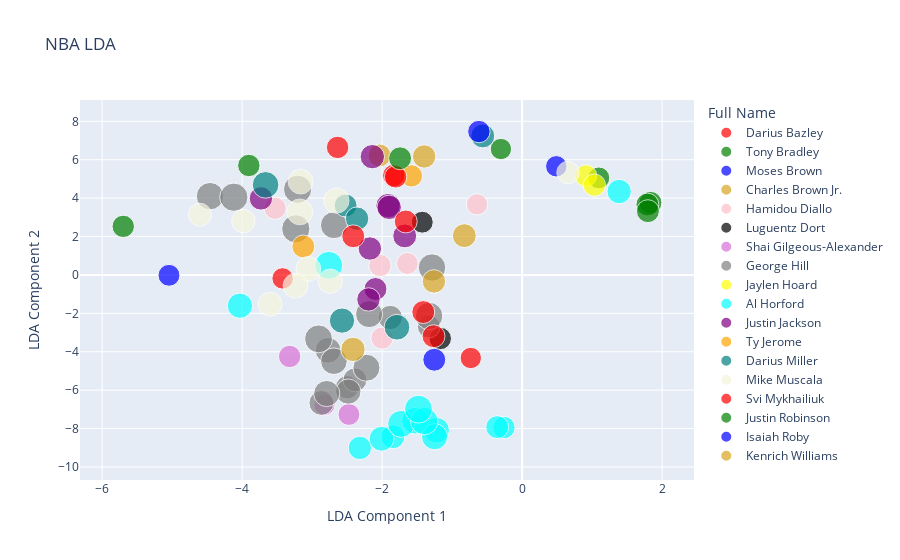

The notebook cell this image was saved under:
### Code cell
import plotly.graph_objects as go
#G1= ['#636EFA', '#EF553B', '#00CC96', '#FB63FA', '#FFA15A', '#19D3F3', '#FF6692', '#B6E880', '#FF97FF', '#FECB52']
fig = px.scatter(x_lda,
                 x=x_lda[:,4],
                 y=x_lda[:,5],
                 size = x_lda[:,2].astype('int'),
                 #symbol = w,
                 #animation_frame=all_yrs,
                color=names, 
                color_discrete_sequence=["red", "green", "blue", "goldenrod", "pink","black","orchid","gray","yellow","cyan","purple","orange","teal","beige"],
                labels={
                     "x": "LDA Component 1",
                     "y": "LDA Component 2",
                     "color":"Full Name",
                     "size":"Age"
                 },
                 title="NBA LDA")
#fig.update_layout(xaxis_title='PCA'+ " Component " + str(option1),
                   #yaxis_title='PCA'+ " Component " + str(option2))
fig.show()

### Figure 1 — Plotly figure (JSON) as saved in the notebook; plotly's stock layout.template omitted (floating-point values rounded to 4 significant figures)
{"data": [{"hovertemplate": "Full Name=Darius Bazley<br>LDA Component 1=%{x}<br>LDA Component 2=%{y}<br>Age=%{marker.size}<extra></extra>", "legendgroup": "Darius Bazley", "marker": {"color": "red", "size": [20, 20], "sizemode": "area", "sizeref": 0.0875, "symbol": "circle"}, "mode": "markers", "name": "Darius Bazley", "orientation": "v", "showlegend": true, "type": "scatter", "x": [-3.422, -0.7331], "xaxis": "x", "y": [-0.1794, -4.325], "yaxis": "y"}, {"hovertemplate": "Full Name=Tony Bradley<br>LDA Component 1=%{x}<br>LDA Component 2=%{y}<br>Age=%{marker.size}<extra></extra>", "legendgroup": "Tony Bradley", "marker": {"color": "green", "size": [20, 21, 22, 23, 23, 23], "sizemode": "area", "sizeref": 0.0875, "symbol": "circle"}, "mode": "markers", "name": "Tony Bradley", "orientation": "v", "showlegend": true, "type": "scatter", "x": [-0.3028, 1.096, -5.699, 1.834, 1.79, 1.797], "xaxis": "x", "y": [6.557, 5.053, 2.529, 3.757, 3.664, 3.321], "yaxis": "y"}, {"hovertemplate": "Full Name=Moses Brown<br>LDA Component 1=%{x}<br>LDA Component 2=%{y}<br>Age=%{marker.size}<extra></extra>", "legendgroup": "Moses Brown", "marker": {"color": "blue", "size": [20, 21], "sizemode": "area", "sizeref": 0.0875, "symbol": "circle"}, "mode": "markers", "name": "Moses Brown", "orientation": "v", "showlegend": true, "type": "scatter", "x": [0.4878, -5.045], "xaxis": "x", "y": [5.659, -0.01947], "yaxis": "y"}, {"hovertemplate": "Full Name=Charles Brown Jr.<br>LDA Component 1=%{x}<br>LDA Component 2=%{y}<br>Age=%{marker.size}<extra></extra>", "legendgroup": "Charles Brown Jr.", "marker": {"color": "goldenrod", "size": [23, 24], "sizemode": "area", "sizeref": 0.0875, "symbol": "circle"}, "mode": "markers", "name": "Charles Brown Jr.", "orientation": "v", "showlegend": true, "type": "scatter", "x": [-2.037, -1.4], "xaxis": "x", "y": [6.223, 6.17], "yaxis": "y"}, {"hovertemplate": "Full Name=Hamidou Diallo<br>LDA Component 1=%{x}<br>LDA Component 2=%{y}<br>Age=%{marker.size}<extra></extra>", "legendgroup": "Hamidou Diallo", "marker": {"color": "pink", "size": [20, 21, 22, 22, 22], "sizemode": "area", "sizeref": 0.0875, "symbol": "circle"}, "mode": "markers", "name": "Hamidou Diallo", "orientation": "v", "showlegend": true, "type": "scatter", "x": [-0.6449, -1.64, -2.031, -3.53, -2.001], "xaxis": "x", "y": [3.673, 0.598, 0.4898, 3.476, -3.289], "yaxis": "y"}, {"hovertemplate": "Full Name=Luguentz Dort<br>LDA Component 1=%{x}<br>LDA Component 2=%{y}<br>Age=%{marker.size}<extra></extra>", "legendgroup": "Luguentz Dort", "marker": {"color": "black", "size": [21, 22], "sizemode": "area", "sizeref": 0.0875, "symbol": "circle"}, "mode": "markers", "name": "Luguentz Dort", "orientation": "v", "showlegend": true, "type": "scatter", "x": [-1.426, -1.169], "xaxis": "x", "y": [2.747, -3.311], "yaxis": "y"}, {"hovertemplate": "Full Name=Shai Gilgeous-Alexander<br>LDA Component 1=%{x}<br>LDA Component 2=%{y}<br>Age=%{marker.size}<extra></extra>", "legendgroup": "Shai Gilgeous-Alexander", "marker": {"color": "orchid", "size": [20, 21, 22], "sizemode": "area", "sizeref": 0.0875, "symbol": "circle"}, "mode": "markers", "name": "Shai Gilgeous-Alexander", "orientation": "v", "showlegend": true, "type": "scatter", "x": [-2.825, -2.475, -3.322], "xaxis": "x", "y": [-6.762, -7.267, -4.245], "yaxis": "y"}, {"hovertemplate": "Full Name=George Hill<br>LDA Component 1=%{x}<br>LDA Component 2=%{y}<br>Age=%{marker.size}<extra></extra>", "legendgroup": "George Hill", "marker": {"color": "gray", "size": [23, 24, 25, 26, 27, 28, 29, 30, 31, 32, 32, 32, 33, 33, 33, 34, 35, 35, 35], "sizemode": "area", "sizeref": 0.0875, "symbol": "circle"}, "mode": "markers", "name": "George Hill", "orientation": "v", "showlegend": true, "type": "scatter", "x": [-1.333, -2.499, -2.389, -1.884, -2.868, -2.483, -2.772, -2.792, -2.689, -2.186, -2.688, -2.224, -4.459, -1.287, -1.329, -2.909, -4.118, -3.207, -3.234], "xaxis": "x", "y": [-2.688, -5.846, -5.466, -2.216, -6.665, -6.073, -3.925, -6.176, -4.493, -2.04, 2.591, -4.834, 4.102, 0.3858, -2.137, -3.328, 4.048, 4.461, 2.401], "yaxis": "y"}, {"hovertemplate": "Full Name=Jaylen Hoard<br>LDA Component 1=%{x}<br>LDA Component 2=%{y}<br>Age=%{marker.size}<extra></extra>", "legendgroup": "Jaylen Hoard", "marker": {"color": "yellow", "size": [21, 22], "sizemode": "area", "sizeref": 0.0875, "symbol": "circle"}, "mode": "markers", "name": "Jaylen Hoard", "orientation": "v", "showlegend": true, "type": "scatter", "x": [0.9106, 1.032], "xaxis": "x", "y": [5.17, 4.677], "yaxis": "y"}, {"hovertemplate": "Full Name=Al Horford<br>LDA Component 1=%{x}<br>LDA Component 2=%{y}<br>Age=%{marker.size}<extra></extra>", "legendgroup": "Al Horford", "marker": {"color": "cyan", "size": [22, 23, 24, 25, 26, 27, 28, 29, 30, 31, 32, 33, 34, 34], "sizemode": "area", "sizeref": 0.0875, "symbol": "circle"}, "mode": "markers", "name": "Al Horford", "orientation": "v", "showlegend": true, "type": "scatter", "x": [-0.2598, -0.3561, -2.319, -1.846, 1.386, -2.009, -4.032, -1.222, -1.251, -1.529, -1.728, -1.398, -1.481, -2.763], "xaxis": "x", "y": [-7.944, -7.924, -9.007, -8.428, 4.344, -8.531, -1.602, -8.09, -8.427, -7.594, -7.755, -7.611, -6.99, 0.5027], "yaxis": "y"}, {"hovertemplate": "Full Name=Justin Jackson<br>LDA Component 1=%{x}<br>LDA Component 2=%{y}<br>Age=%{marker.size}<extra></extra>", "legendgroup": "Justin Jackson", "marker": {"color": "purple", "size": [23, 24, 24, 24, 25, 26, 26, 26], "sizemode": "area", "sizeref": 0.0875, "symbol": "circle"}, "mode": "markers", "name": "Justin Jackson", "orientation": "v", "showlegend": true, "type": "scatter", "x": [-2.095, -2.175, -3.731, -2.195, -1.677, -1.915, -2.14, -1.899], "xaxis": "x", "y": [-0.7321, 1.376, 3.987, -1.275, 2.033, 3.608, 6.16, 3.519], "yaxis": "y"}, {"hovertemplate": "Full Name=Ty Jerome<br>LDA Component 1=%{x}<br>LDA Component 2=%{y}<br>Age=%{marker.size}<extra></extra>", "legendgroup": "Ty Jerome", "marker": {"color": "orange", "size": [22, 23], "sizemode": "area", "sizeref": 0.0875, "symbol": "circle"}, "mode": "markers", "name": "Ty Jerome", "orientation": "v", "showlegend": true, "type": "scatter", "x": [-1.582, -3.126], "xaxis": "x", "y": [5.157, 1.482], "yaxis": "y"}, {"hovertemplate": "Full Name=Darius Miller<br>LDA Component 1=%{x}<br>LDA Component 2=%{y}<br>Age=%{marker.size}<extra></extra>", "legendgroup": "Darius Miller", "marker": {"color": "teal", "size": [23, 24, 25, 28, 29, 31], "sizemode": "area", "sizeref": 0.0875, "symbol": "circle"}, "mode": "markers", "name": "Darius Miller", "orientation": "v", "showlegend": true, "type": "scatter", "x": [-2.522, -2.358, -0.5622, -2.573, -1.788, -3.665], "xaxis": "x", "y": [3.615, 2.931, 7.238, -2.377, -2.723, 4.691], "yaxis": "y"}, {"hovertemplate": "Full Name=Mike Muscala<br>LDA Component 1=%{x}<br>LDA Component 2=%{y}<br>Age=%{marker.size}<extra></extra>", "legendgroup": "Mike Muscala", "marker": {"color": "beige", "size": [22, 23, 24, 25, 26, 27, 27, 27, 28, 29], "sizemode": "area", "sizeref": 0.0875, "symbol": "circle"}, "mode": "markers", "name": "Mike Muscala", "orientation": "v", "showlegend": true, "type": "scatter", "x": [0.6551, -4.603, -3.982, -3.601, -2.741, -3.054, -3.165, -3.237, -2.653, -3.176], "xaxis": "x", "y": [5.332, 3.14, 2.804, -1.524, -0.3256, 0.3116, 4.861, -0.5602, 3.872, 3.282], "yaxis": "y"}, {"hovertemplate": "Full Name=Svi Mykhailiuk<br>LDA Component 1=%{x}<br>LDA Component 2=%{y}<br>Age=%{marker.size}<extra></extra>", "legendgroup": "Svi Mykhailiuk", "marker": {"color": "red", "size": [22, 22, 22, 23, 23, 23, 23], "sizemode": "area", "sizeref": 0.0875, "symbol": "circle"}, "mode": "markers", "name": "Svi Mykhailiuk", "orientation": "v", "showlegend": true, "type": "scatter", "x": [-1.833, -2.636, -1.807, -1.412, -1.662, -2.412, -1.265], "xaxis": "x", "y": [5.18, 6.641, 5.108, -1.932, 2.784, 2.013, -3.192], "yaxis": "y"}, {"hovertemplate": "Full Name=Justin Robinson<br>LDA Component 1=%{x}<br>LDA Component 2=%{y}<br>Age=%{marker.size}<extra></extra>", "legendgroup": "Justin Robinson", "marker": {"color": "green", "size": [22, 23], "sizemode": "area", "sizeref": 0.0875, "symbol": "circle"}, "mode": "markers", "name": "Justin Robinson", "orientation": "v", "showlegend": true, "type": "scatter", "x": [-3.904, -1.743], "xaxis": "x", "y": [5.699, 6.075], "yaxis": "y"}, {"hovertemplate": "Full Name=Isaiah Roby<br>LDA Component 1=%{x}<br>LDA Component 2=%{y}<br>Age=%{marker.size}<extra></extra>", "legendgroup": "Isaiah Roby", "marker": {"color": "blue", "size": [22, 23], "sizemode": "area", "sizeref": 0.0875, "symbol": "circle"}, "mode": "markers", "name": "Isaiah Roby", "orientation": "v", "showlegend": true, "type": "scatter", "x": [-0.6174, -1.255], "xaxis": "x", "y": [7.468, -4.416], "yaxis": "y"}, {"hovertemplate": "Full Name=Kenrich Williams<br>LDA Component 1=%{x}<br>LDA Component 2=%{y}<br>Age=%{marker.size}<extra></extra>", "legendgroup": "Kenrich Williams", "marker": {"color": "goldenrod", "size": [24, 25, 26], "sizemode": "area", "sizeref": 0.0875, "symbol": "circle"}, "mode": "markers", "name": "Kenrich Williams", "orientation": "v", "showlegend": true, "type": "scatter", "x": [-1.26, -0.8258, -2.417], "xaxis": "x", "y": [-0.3365, 2.046, -3.878], "yaxis": "y"}], "layout": {"legend": {"itemsizing": "constant", "title": {"text": "Full Name"}, "tracegroupgap": 0}, "title": {"text": "NBA LDA"}, "xaxis": {"anchor": "y", "domain": [0, 1], "title": {"text": "LDA Component 1"}}, "yaxis": {"anchor": "x", "domain": [0, 1], "title": {"text": "LDA Component 2"}}}}
